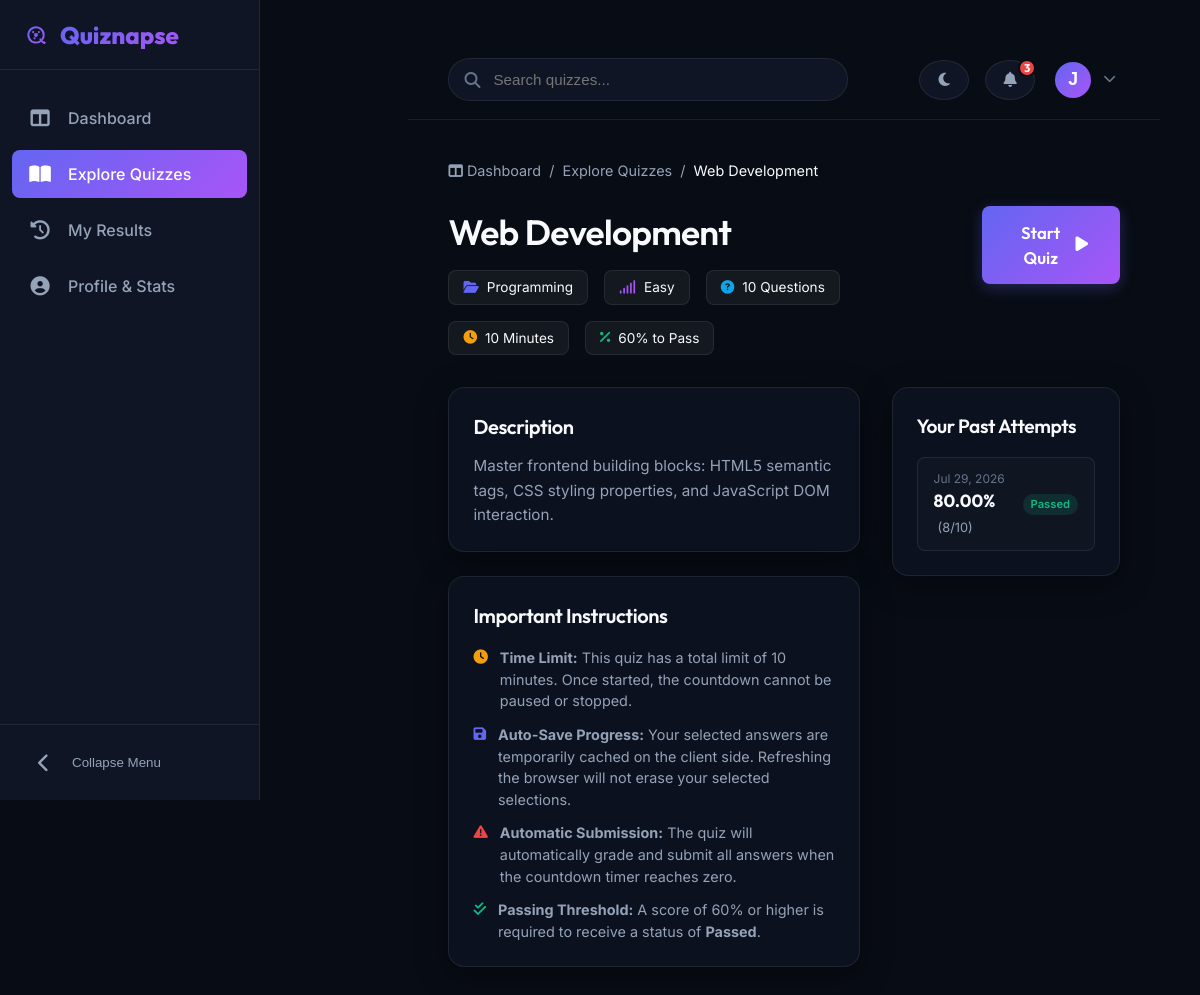
Page /quizzes/2/ (signed in) on the committed database.
### quizzes/models.py (models this page shows, shortened)
class Quiz(models.Model):
    CATEGORY_CHOICES = [
        ('Programming', 'Programming'),
        ('Science', 'Science'),
        ('Mathematics', 'Mathematics'),
        ('General Knowledge', 'General Knowledge'),
        ('Aptitude', 'Aptitude'),
        ('History', 'History'),
        ('Literature', 'Literature'),
        ('Sports', 'Sports'),
    ]
    DIFFICULTY_CHOICES = [
        ('Easy', 'Easy'),
        ('Medium', 'Medium'),
        ('Hard', 'Hard'),
    ]
    title = models.CharField(max_length=255)
    description = models.TextField()
    category = models.CharField(max_length=100, choices=CATEGORY_CHOICES)
    difficulty = models.CharField(max_length=20, choices=DIFFICULTY_CHOICES)
    time_limit = models.PositiveIntegerField(help_text="Time limit in minutes")
    pass_mark = models.PositiveIntegerField(default=50, help_text="Minimum percentage required to pass (e.g. 50)")
    is_published = models.BooleanField(default=False)
    created_at = models.DateTimeField(auto_now_add=True)
    class Meta:
        verbose_name_plural = "Quizzes"
        ordering = ['-created_at']

class QuizAttempt(models.Model):
    STATUS_CHOICES = [
        ('Passed', 'Passed'),
        ('Failed', 'Failed'),
    ]
    user = models.ForeignKey(User, on_delete=models.CASCADE, related_name='attempts')
    quiz = models.ForeignKey(Quiz, on_delete=models.CASCADE, related_name='attempts')
    score = models.PositiveIntegerField(default=0, help_text="Number of correct answers")
    percentage = models.DecimalField(max_digits=5, decimal_places=2, default=0.0)
    started_at = models.DateTimeField(auto_now_add=True)
    completed_at = models.DateTimeField(blank=True, null=True)
    time_taken = models.PositiveIntegerField(blank=True, null=True, help_text="Time taken in seconds")
    status = models.CharField(max_length=10, choices=STATUS_CHOICES, default='Failed')
    class Meta:
        ordering = ['-started_at']

### quizzes/views.py (the view)
# urls.py: path('quizzes/<int:quiz_id>/', views.quiz_detail, name='quiz_detail'),
@login_required
def quiz_detail(request, quiz_id):
    quiz = get_object_or_404(Quiz, id=quiz_id, is_published=True)
    questions_count = quiz.questions.count()
    attempts = QuizAttempt.objects.filter(
        user=request.user,
        quiz=quiz,
        completed_at__isnull=False
    ).order_by('-completed_at')
    context = {
        'quiz': quiz,
        'questions_count': questions_count,
        'attempts': attempts,
    }
    return render(request, 'quizzes/quiz_detail.html', context)

### quizzes/context_processors.py (called while the page is built)
def social_auth_status(request):
    return {
        'GOOGLE_AUTH_CONFIGURED': bool(os.environ.get('GOOGLE_CLIENT_ID')),
        'GITHUB_AUTH_CONFIGURED': bool(os.environ.get('GITHUB_CLIENT_ID')),
    }

### quizzes/templates/quizzes/quiz_detail.html (shortened to what this page needs)
{% extends 'quizzes/base.html' %}
{% load static %}
{% block content %}
<div class="quiz-detail-wrapper" style="max-width: 900px; margin: 0 auto; padding-bottom: 40px;">
    <div style="margin-bottom: 24px; font-size: 0.9rem; color: var(--text-secondary);">
        <a href="{% url 'dashboard' %}" style="transition: color var(--transition-fast);"><i class="fas fa-columns"></i> Dashboard</a> &nbsp;/&nbsp;
        <a href="{% url 'quiz_list' %}" style="transition: color var(--transition-fast);">Explore Quizzes</a> &nbsp;/&nbsp;
        <span style="color: var(--text-primary);">{{ quiz.title }}</span>
    </div>
    <div class="quiz-detail-header">
        <div>
            <h1 style="font-size: 2.2rem; font-family: 'Outfit', sans-serif;">{{ quiz.title }}</h1>
            <div class="quiz-meta-info">
                <span class="meta-tag"><i class="fas fa-folder-open" style="color: var(--accent-primary);"></i> {{ quiz.category }}</span>
                <span class="meta-tag"><i class="fas fa-signal" style="color: var(--accent-secondary);"></i> {{ quiz.difficulty }}</span>
                <span class="meta-tag"><i class="fas fa-question-circle" style="color: var(--info);"></i> {{ questions_count }} Questions</span>
                <span class="meta-tag"><i class="fas fa-clock" style="color: var(--warning);"></i> {{ quiz.time_limit }} Minutes</span>
                <span class="meta-tag"><i class="fas fa-percentage" style="color: var(--success);"></i> {{ quiz.pass_mark }}% to Pass</span>
            </div>
        </div>
        <a href="{% url 'quiz_attempt' quiz.id %}" class="btn btn-primary" style="padding: 14px 32px; font-size: 1.05rem; border-radius: var(--border-radius-sm);">
            Start Quiz <i class="fas fa-play"></i>
        </a>
    </div>
    <div class="quiz-detail-grid">
        <div style="display: flex; flex-direction: column; gap: 24px;">
            <div class="glass-card">
                <h3 style="font-size: 1.25rem; margin-bottom: 12px; font-family: 'Outfit', sans-serif;">Description</h3>
                <p style="color: var(--text-secondary); line-height: 1.6; font-size: 0.95rem;">
                    {{ quiz.description }}
                </p>
            </div>
            <div class="glass-card">
                <h3 style="font-size: 1.25rem; margin-bottom: 16px; font-family: 'Outfit', sans-serif;">Important Instructions</h3>
                <ul style="list-style-type: none; display: flex; flex-direction: column; gap: 12px; color: var(--text-secondary); font-size: 0.9rem;">
                    <li style="display: flex; gap: 12px; align-items: flex-start;">
                        <i class="fas fa-clock" style="color: var(--warning); margin-top: 3px;"></i>
                        <span><strong>Time Limit:</strong> This quiz has a total limit of {{ quiz.time_limit }} minutes. Once started, the countdown cannot be paused or stopped.</span>
                    </li>
                    <li style="display: flex; gap: 12px; align-items: flex-start;">
                        <i class="fas fa-save" style="color: var(--accent-primary); margin-top: 3px;"></i>
                        <span><strong>Auto-Save Progress:</strong> Your selected answers are temporarily cached on the client side. Refreshing the browser will not erase your selected selections.</span>
                    </li>
                    <li style="display: flex; gap: 12px; align-items: flex-start;">
                        <i class="fas fa-exclamation-triangle" style="color: var(--danger); margin-top: 3px;"></i>
                        <span><strong>Automatic Submission:</strong> The quiz will automatically grade and submit all answers when the countdown timer reaches zero.</span>
                    </li>
                    <li style="display: flex; gap: 12px; align-items: flex-start;">
                        <i class="fas fa-check-double" style="color: var(--success); margin-top: 3px;"></i>
                        <span><strong>Passing Threshold:</strong> A score of {{ quiz.pass_mark }}% or higher is required to receive a status of <strong>Passed</strong>.</span>
                    </li>
                </ul>
            </div>
        </div>
        <div class="glass-card">
            <h3 style="font-size: 1.2rem; margin-bottom: 16px; font-family: 'Outfit', sans-serif;">Your Past Attempts</h3>
            {% if attempts %}
                <div style="display: flex; flex-direction: column; gap: 12px;">
                    {% for attempt in attempts %}
                        <div style="background: rgba(255, 255, 255, 0.02); border: 1px solid var(--border-color); border-radius: 8px; padding: 12px 16px; display: flex; justify-content: space-between; align-items: center;">
                            <div>
                                <span style="display: block; font-size: 0.75rem; color: var(--text-muted);">{{ attempt.completed_at|date:"M d, Y" }}</span>
                                <span style="font-family: 'Outfit', sans-serif; font-weight: 700; font-size: 1.1rem; color: var(--text-primary);">{{ attempt.percentage }}%</span>
                                <span style="font-size: 0.8rem; color: var(--text-secondary); margin-left: 4px;">({{ attempt.score }}/{{ questions_count }})</span>
                            </div>
                            <span class="badge {% if attempt.status == 'Passed' %}badge-success{% else %}badge-danger{% endif %}" style="font-size: 0.7rem; padding: 2px 8px;">
                                {{ attempt.status }}
                            </span>
                        </div>
                    {% endfor %}
                </div>
            {% else %}
                <div style="text-align: center; padding: 24px; color: var(--text-muted); font-size: 0.9rem;">
                    <i class="fas fa-info-circle" style="font-size: 2rem; margin-bottom: 8px; display: block; opacity: 0.5;"></i>
                    No previous attempts logged for this quiz.
                </div>
            {% endif %}
        </div>
    </div>
</div>
{% endblock %}

### quizzes/templates/quizzes/base.html (shortened to what this page needs)
{% load static %}
<!DOCTYPE html>
<html lang="en">
<head>
    <link rel="stylesheet" href="https://cdnjs.cloudflare.com/ajax/libs/font-awesome/6.4.0/css/all.min.css">
    <link rel="stylesheet" href="{% static 'css/base.css' %}?v=3">
    <link rel="stylesheet" href="{% static 'css/dashboard.css' %}">
    <link rel="stylesheet" href="{% static 'css/quiz.css' %}">
</head>
<body>
    <div class="layout-wrapper">
        {% if user.is_authenticated %}
            <aside id="sidebar" class="sidebar">
                <a href="{% url 'dashboard' %}" class="sidebar-brand" style="display: flex; align-items: center; gap: 12px; text-decoration: none;">
                    {% include 'quizzes/includes/logo.html' with size='24' id='sidebar' %}
                    <span class="sidebar-logo sidebar-logo-text">Quiznapse</span>
                </a>
                <ul class="sidebar-menu">
                    <li class="sidebar-menu-item {% if request.resolver_match.url_name == 'dashboard' %}active{% endif %}">
                        <a href="{% url 'dashboard' %}">
                            <span class="sidebar-icon"><i class="fas fa-columns"></i></span>
                            <span>Dashboard</span>
                        </a>
                    </li>
                    <li class="sidebar-menu-item {% if request.resolver_match.url_name == 'quiz_list' or request.resolver_match.url_name == 'quiz_detail' or request.resolver_match.url_name == 'quiz_attempt' %}active{% endif %}">
                        <a href="{% url 'quiz_list' %}">
                            <span class="sidebar-icon"><i class="fas fa-book-open"></i></span>
                            <span>Explore Quizzes</span>
                        </a>
                    </li>
                    <li class="sidebar-menu-item {% if request.resolver_match.url_name == 'my_results' %}active{% endif %}">
                        <a href="{% url 'my_results' %}">
                            <span class="sidebar-icon"><i class="fas fa-history"></i></span>
                            <span>My Results</span>
                        </a>
                    </li>
                    <li class="sidebar-menu-item {% if request.resolver_match.url_name == 'profile' %}active{% endif %}">
                        <a href="{% url 'profile' %}">
                            <span class="sidebar-icon"><i class="fas fa-user-circle"></i></span>
                            <span>Profile & Stats</span>
                        </a>
                    </li>
                </ul>
                <div class="sidebar-footer">
                    <button id="sidebar-toggle" class="sidebar-footer-btn" style="border: none; background: transparent; display: flex; align-items: center; justify-content: flex-start; cursor: pointer; padding: 12px 16px;">
                        <span class="sidebar-icon"><i class="fas fa-chevron-left"></i></span>
                        <span>Collapse Menu</span>
                    </button>
                </div>
            </aside>
            <header class="mobile-header">
                <button id="mobile-toggle" class="mobile-toggle">
                </button>
                <a href="{% url 'dashboard' %}" class="mobile-brand" style="display: flex; align-items: center; gap: 8px; text-decoration: none;">
                    <span>Quiznapse</span>
                </a>
                <button id="mobile-theme-toggle" class="mobile-toggle" style="background: transparent; border: none; font-size: 1.2rem;">
                </button>
            </header>
        {% endif %}
        <main class="main-content {% if not user.is_authenticated %}public-content{% endif %}">
            {% if user.is_authenticated %}
                <header class="top-header">
                    <form action="{% url 'quiz_list' %}" method="get" class="header-search">
                        <i class="fas fa-search search-icon"></i>
                        <input type="text" name="search" placeholder="Search quizzes..." class="search-input" value="{{ request.GET.search }}">
                    </form>
                    <div class="header-actions">
                        <button id="theme-toggle" class="btn btn-icon theme-toggle-btn">
                            <i class="fas fa-moon"></i>
                        </button>
                        <div class="dropdown-container">
                            <button class="btn btn-icon dropdown-trigger" id="notification-btn">
                                <i class="fas fa-bell"></i>
                                <span class="notification-badge">3</span>
                            </button>
                        </div>
                        <div class="dropdown-container">
                            <button class="profile-trigger dropdown-trigger" id="profile-btn">
                                <div class="avatar">{{ user.username|make_list|first|upper }}</div>
                                <i class="fas fa-chevron-down profile-chevron"></i>
                            </button>
                        </div>
                    </div>
                </header>
            {% endif %}
            <div class="content-container">
                {% block content %}{% endblock %}
            </div>
        </main>
    </div>
</body>
</html>

### static/css/dashboard.css (style rules this page uses)
.badge { display: inline-flex; align-items: center; padding: 4px 10px; border-radius: 50px; font-size: 0.8rem; font-weight: 600; }
.badge-success { background: var(--success-bg); color: var(--success); }

### static/css/quiz.css (style rules this page uses)
.quiz-detail-header { display: flex; justify-content: space-between; align-items: flex-start; gap: 24px; margin-bottom: 32px; }
.quiz-meta-info { display: flex; flex-wrap: wrap; gap: 16px; margin-top: 12px; }
.meta-tag { background: rgba(255, 255, 255, 0.05); border: 1px solid var(--border-color); padding: 6px 14px; border-radius: var(--border-radius-sm); font-size: 0.85rem; display: inline-flex; align-items: center; gap: 8px; }
.quiz-detail-grid { display: grid; grid-template-columns: 1.8fr 1fr; gap: 32px; align-items: start; margin-top: 32px; }

### quizzes/templates/quizzes/quiz_detail.html (style rules this page uses)
@media (min-width: 993px) { .main-content { padding: 40px; } }

### rows in the picture
Quiz: title "Web Development", category "Programming", difficulty "Easy", time_limit "10", pass_mark "60", description "Master frontend building blocks: HTML5 semantic tags, CSS styling properties, and JavaScript DOM interaction."
QuizAttempt: completed_at "Jul 29, 2026", percentage "80.00", score "8", questions_count "10", status "Passed"

### other values in the picture
{{ user.username|make_list|first|upper }} "J"
{{ questions_count }} "10"
